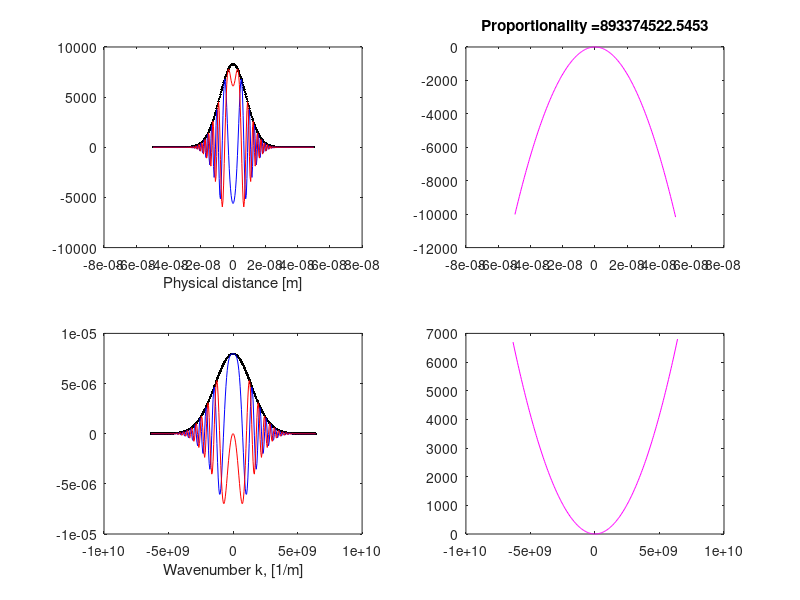

Here is the MATLAB script that generated this plot: (Note: this script raises an error after producing the figure.)
clear;
alpha_0 = 1e18;
h_bar = 6.636e-34/2/pi; % [m^2*kg/s)]
mass = 9.11e-31; % [kg]
Amp = (2*alpha_0/pi)^(1/4);
time_scale=mass/(2*alpha_0*h_bar); % [s]
N_x = 256;
% N_padded = 2048;
x_rng = 1e-7;
x_stp = x_rng/N_x;
x = ((-x_rng/2+x_stp):x_stp:x_rng/2)'; % [m]
N_delay = 64;
delay_rng = 1e-13;
delay_stp = delay_rng/(N_delay);
delay = ((-delay_rng/2+delay_stp):delay_stp:delay_rng/2)'; % [s]
scnd_mmnt=zeros([N_delay,1]);
dsprsn=zeros([N_delay,1]);
% Dispersion
h_fig = figure;
for k = 1:length(delay)
    t=delay(k); % [s]
    alpha_t = alpha_0./(1+2*i*h_bar*alpha_0.*t/mass);
    gamma_t = i*h_bar/2*log(alpha_0./(alpha_t));
    Psi = Amp.*exp(-alpha_t.*x.^2+i/h_bar.*gamma_t);
%     Psi_padded = [zeros([floor((N_padded-N_x)/2),1]); Psi; zeros([floor((N_padded-N_x)/2),1])];
    Phase = mass*alpha_0/sqrt(mass^2+(2*h_bar*alpha_0*t)^2)*sin(2*h_bar*alpha_0*t/mass)*x.^2;
    scnd_mmnt(k) = sqrt(sum(x.^2.*abs(Psi).^2)-sum(x.*abs(Psi).^2).^2);
%     wvnumber_rng = 1/x_stp;
%     wvnumber_stp = 1/x_rng;
    wvnumber_rng = 5/x_stp;
    wvnumber_stp = 5/x_rng;
    wvnumber = ((-wvnumber_rng/2+wvnumber_stp):wvnumber_stp:wvnumber_rng/2)'; % [1/m]
    Psi_spectrum = Amp/(2*sqrt(pi*alpha_0))*exp(-wvnumber.^2/(4*alpha_0)-i*h_bar*wvnumber.^2*t/(2*mass));
    dsprsn(k) = sqrt(sum((h_bar/mass)^2*wvnumber.^2.*abs(Psi_spectrum).^2)-sum(h_bar/mass*wvnumber.*abs(Psi_spectrum).^2).^2); % [m/s];
    prop = 0;
    if k>1
        prop = abs(scnd_mmnt(k)-scnd_mmnt(k-1))/delay_stp/dsprsn(k-1);
    end
    
    subplot(2,2,3)
    plot(wvnumber,abs(Psi_spectrum),'k.')
%     axis([min(wvnumber),max(wvnumber),-3e-6,5e-6])
    xlabel('Wavenumber k, [1/m]')
    hold on
    plot(wvnumber,real(Psi_spectrum),'b')
    plot(wvnumber,imag(Psi_spectrum),'r')
    hold off
    subplot(2,2,4)
    plot(wvnumber,180/pi*h_bar*t*wvnumber.^2/(2*mass),'m')
%     axis([min(wvnumber),max(wvnumber),-2e5,+2e5])
    %plot(wvnumber,180/pi*unwrap(angle(Psi_spectrum))-min(180/pi*unwrap(angle(Psi_spectrum))),'g')
%     hold on;
    
%     figure;
    subplot(2,2,1)
    plot(x,abs(Psi),'k.')
    xlabel('Physical distance [m]')
%     axis([min(x),max(x),-1e4,5e4])
    hold on;
    plot(x,imag(Psi),'b')
    plot(x,real(Psi),'r')
    hold off;
    subplot(2,2,2)
%     %plot(x,180/pi*unwrap(angle(Psi))-min(180/pi*unwrap(angle(Psi))),'g')
%     hold on
    plot(x,180/pi*Phase,'m')
%     axis([min(x),max(x),-12000,+12000])
    title(strcat('Proportionality = ',num2str(prop)));
    % plot(x,180/pi*unwrap(angle(exp(i*Phase))), 'mo')
    F(k) = getframe(h_fig);
end
close(h_fig)
filename = 'gauss_wp.avi';
delete(filename);
movie2avi(F,filename,'compression','Cinepak');